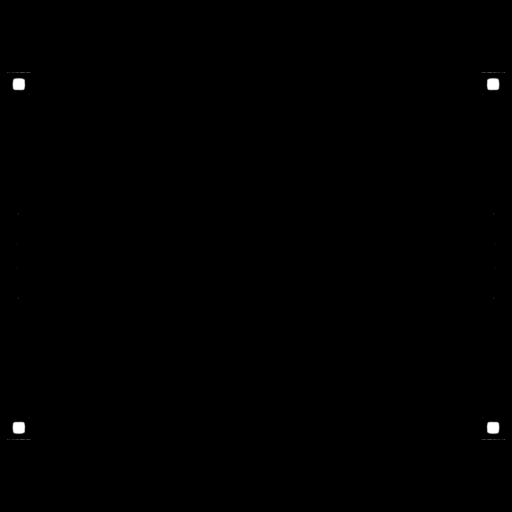
#> input picture tools/materials/roads/colony-slabs/sources/emission.png, 1024 x 1024 px (shown at 1/2 size)
$ python terrain_sources.py roads/colony-slabs/sources/emission.png roads/colony-slabs/sources/emission.png
#> lines starting #> are read from the running program, lines starting #| are printed output that depends on the picture; after the words box and inside, x2 and y2 are one past the last pixel; in counts of white or black regions, pixels touching at a corner belong together
### tools/materials/seamless.py
"""Make aligned fields tile without a seam, all of them by the same operation (needs numpy and scipy).

seamless(stack, weights): stack is H x W x C floats (every map or source field of one material, aligned); weights
gives each channel's say in where the cut runs. Each axis in turn, the texture and a copy rolled by half a tile: their
broad component (a wrapped Gaussian) cross-fades from the copy at the tile's edges to the texture in its middle, and
their fine grain switches from one to the other along a minimum-error cut, so stones and grit stay whole instead of
ghosting. Neither the texture's edges nor the copy's (which lie in the tile's middle) survive, so whatever seam or
edge ramp the texture had goes with them.
"""
import numpy as np
from scipy.ndimage import gaussian_filter, gaussian_filter1d


def _smoothstep(a, b, x):
    t = np.clip((x - a) / (b - a), 0, 1)
    return t * t * (3 - 2 * t)


def _cut(cost, starts=32):
    """A path down cost (rows x columns), one column a row and at most one column of change a row, of minimum total
    cost, closing on itself across the wrap (its last row within one column of its first)."""
    rows, cols = cost.shape
    best, best_path = np.inf, None
    for start in np.unique(np.linspace(0, cols - 1, starts).round().astype(int)):
        total = np.full(cols, np.inf)
        total[start] = cost[0, start]
        back = np.zeros((rows, cols), np.int64)
        for row in range(1, rows):
            choice = np.stack([np.concatenate([[np.inf], total[:-1]]), total, np.concatenate([total[1:], [np.inf]])])
            pick = choice.argmin(0)
            back[row] = np.arange(cols) + pick - 1
            total = choice[pick, np.arange(cols)] + cost[row]
        closing = np.full(cols, np.inf)
        lo, hi = max(start - 1, 0), min(start + 1, cols - 1)
        closing[lo:hi + 1] = total[lo:hi + 1]
        end = int(closing.argmin())
        if closing[end] < best:
            best = closing[end]
            best_path = np.empty(rows, np.int64)
            best_path[-1] = end
            for row in range(rows - 1, 0, -1):
                best_path[row - 1] = back[row, best_path[row]]
    return best_path


def _across(stack, weights, broad=24.0, band=96, feather=1.5):
    height, width, channels = stack.shape
    rolled = np.roll(stack, width // 2, axis=1)
    low = np.stack([gaussian_filter(stack[..., c], broad, mode='wrap') for c in range(channels)], -1)
    low_rolled = np.roll(low, width // 2, axis=1)
    fine, fine_rolled = stack - low, rolled - low_rolled
    x = np.arange(width)
    share = _smoothstep(.1, .85, np.minimum(x, width - 1 - x) / (width / 2))[None, :, None]
    difference = ((fine - fine_rolled) ** 2 * weights).sum(-1) + .25 * ((low - low_rolled) ** 2 * weights).sum(-1)
    cuts = []
    for middle in (width // 4, 3 * width // 4):
        cuts.append(_cut(difference[:, middle - band:middle + band]) + middle - band)
    mask = np.zeros((height, width))
    for row in range(height):
        mask[row, cuts[0][row]:cuts[1][row]] = 1
    mask = gaussian_filter1d(mask, feather, axis=1, mode='wrap')[..., None]
    return share * low + (1 - share) * low_rolled + mask * fine + (1 - mask) * fine_rolled


def seamless(stack, weights):
    out = _across(stack, weights)
    return np.transpose(_across(np.transpose(out, (1, 0, 2)), weights), (1, 0, 2))


# [8 lines left out: function wrap_report, not called in this run]

### tools/materials/terrain_sources.py
"""Seamless 512 px sources (pigment.png, structure-high.png, structure-low.png) for a terrain surface, from a study.

    python tools/materials/terrain_sources.py <study.png> tools/materials/terrain/surfaces/<name>/sources [near wide]

Needs numpy, scipy and Pillow. The study is a top-down photograph in flat light, about the surface's repeat across.
Its broad light is flattened, the height estimated from its structure (luminance detail, speckle median-filtered),
both made to tile (seamless.py) and stored as a cloned terrain/surfaces project reads them: the pigment, and the
16-bit structure fields split into high and low bytes, R the height, G and B the height blurred by `near` and `wide`
texels (default 1.25 and 5; snow uses 2.5 and 13).
"""
import sys
from pathlib import Path

import numpy as np
from PIL import Image
from scipy.ndimage import gaussian_filter, median_filter

sys.path.insert(0, str(Path(__file__).resolve().parent))
from seamless import seamless  # noqa: E402

SIZE = 512
LUMA = np.array([.2126, .7152, .0722])


def sources(study, out, near=1.25, wide=5.0):
#> called with near = 1.25, wide = 5
    image = Image.open(study).convert('RGB')
#> image is the input picture: PIL image 1024x1024 RGB; mean R, G, B 0.5, 0.5, 0.5
    side = min(image.size)
#> side = 1024
    image = image.crop(((image.width - side) // 2, (image.height - side) // 2,
                        (image.width + side) // 2, (image.height + side) // 2))
    rgb = np.asarray(image.resize((SIZE, SIZE), Image.LANCZOS), float) / 255
    # The material's own shading comes from the game's lighting: flatten the study's broad light.
    broad = gaussian_filter((rgb * LUMA).sum(-1), SIZE / 6, mode='reflect')
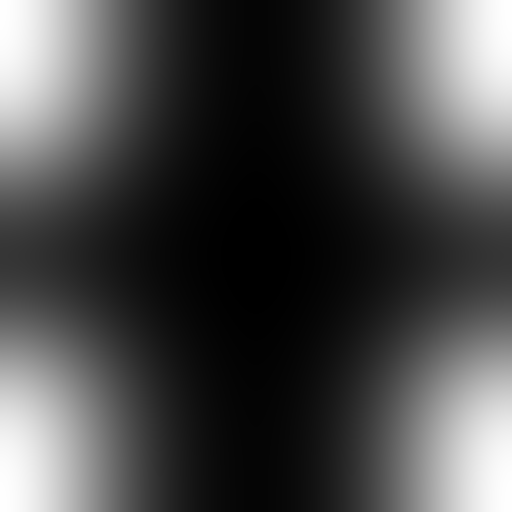
#> broad: shape (512, 512) float64; min 4.27e-05, max 0.00715, mean 0.00208; drawn with min black and max white
    rgb = np.clip(rgb * (broad.mean() / broad)[..., None], 0, 1)
    luma = median_filter((rgb * LUMA).sum(-1), 3)
    height = luma - gaussian_filter(luma, 24, mode='reflect')
    height = np.clip(.5 + height / (4 * height.std()), 0, 1)
    tiled = seamless(np.dstack([rgb, height]), [1, 1, 1, 2])
#> in _across, `rolled = np.roll(stack, width // 2, axis=1)`:
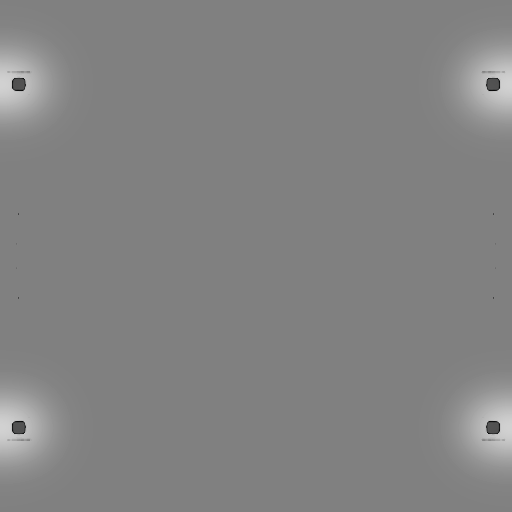
#> stack: shape (512, 512, 4) float64; mean of channels 0, 1, 2, 3 0.00067, 0.000673, 0.000673, 0.49; transparent parts drawn white
#> in _across, `fine, fine_rolled = stack - low, rolled - low_rolled`:
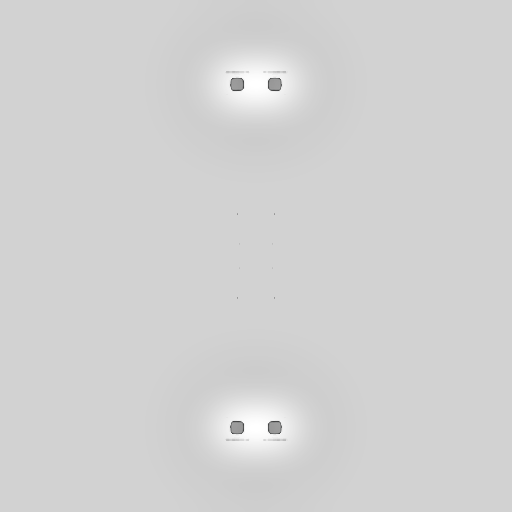
#> fine_rolled: shape (512, 512, 4) float64; mean of channels 0, 1, 2, 3 -4.8e-19, 1.17e-18, 7e-19, -2.02e-17; transparent parts drawn white
#> after the loop in _across, `for middle in (width // 4, 3 * width // 4):`: cuts = 2 items
#> after the loop in _across, `for row in range(height):`:
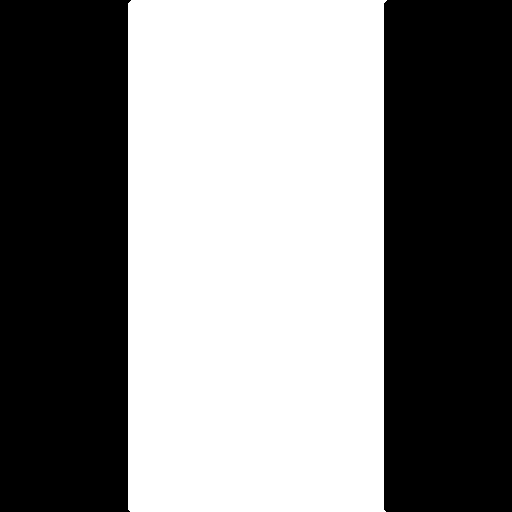
#> mask: shape (512, 512) float64; values 0 (black) and 1 (white), 50% white; 1 white region, box (x1, y1, x2, y2) and area: (128, 0, 387, 512) 131072
#> call 2 of _across, with broad = 24, band = 96, feather = 1.5
#> after the loop in _across (call 2), `for row in range(height):`:
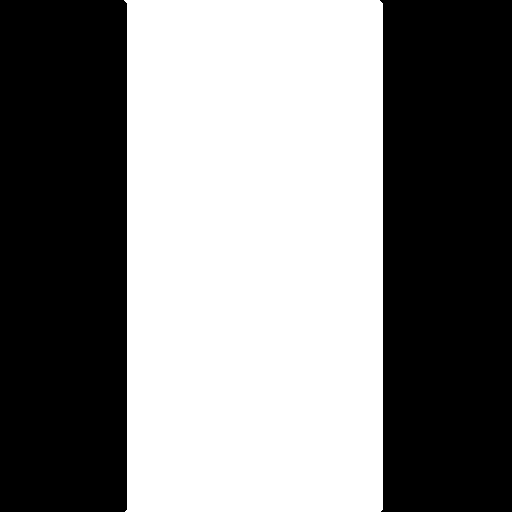
#> mask: shape (512, 512) float64; values 0 (black) and 1 (white), 50% white; 1 white region, box (x1, y1, x2, y2) and area: (124, 0, 383, 512) 131072
    rgb, height = np.clip(tiled[..., :3], 0, 1), np.clip(tiled[..., 3], 0, 1)
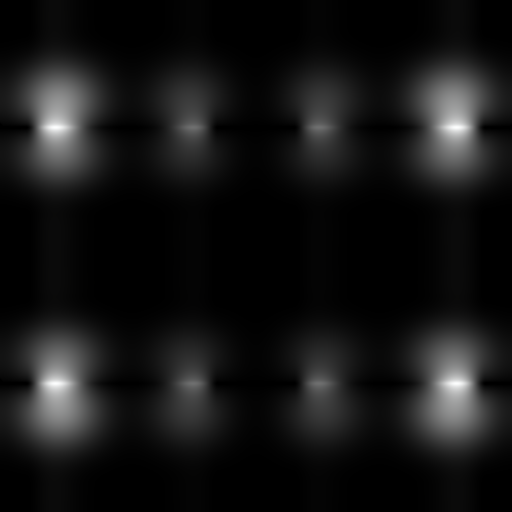
#> rgb: shape (512, 512, 3) float64; mean R, G, B 4.06e-06, 4.08e-06, 4.08e-06; drawn with min black and max white
    out.mkdir(parents=True, exist_ok=True)
    Image.fromarray(np.uint8(rgb * 255 + .5), 'RGB').save(out / 'pigment.png')
    fields = np.dstack([height, gaussian_filter(height, near, mode='wrap'), gaussian_filter(height, wide, mode='wrap')])
    codes = np.uint32(np.clip(fields, 0, 1) * 65535 + .5)
    Image.fromarray((codes // 256).astype(np.uint8), 'RGB').save(out / 'structure-high.png')
    Image.fromarray((codes % 256).astype(np.uint8), 'RGB').save(out / 'structure-low.png')
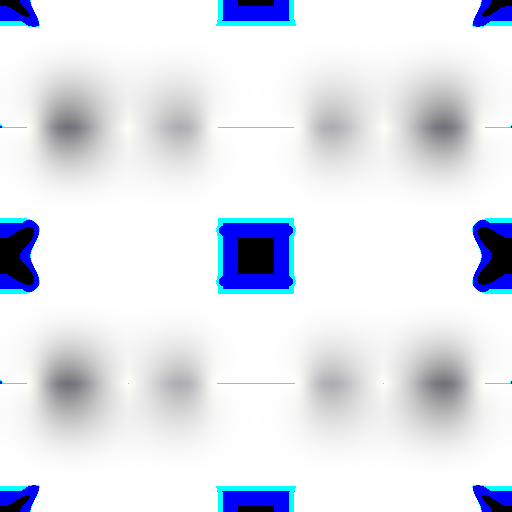
#> saved as structure-low.png: PIL image 512x512 RGB; mean R, G, B 223.6, 227.4, 237.1


if __name__ == '__main__':
    blurs = [float(value) for value in sys.argv[3:5]]
    sources(Path(sys.argv[1]), Path(sys.argv[2]), *blurs)
